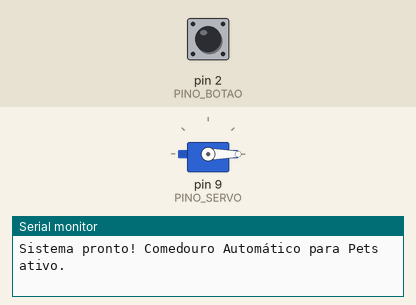
Bench run of a sketch on a simulated Arduino Uno, built with avr-gcc and run on an emulated ATmega328P. Parts: servo, the last lines printed to the serial monitor. The inputs (shaded band) are chosen by the test bench; at power-on: pin 2 (PINO_BOTAO) HIGH. The local clock reads 2024-03-15 10:24:30 at power-on unless the sketch sets it.

Above: at 1.2 s.
1.3 s: pin 2 (PINO_BOTAO) pulled LOW for 3.2 s
At 2.2 s:
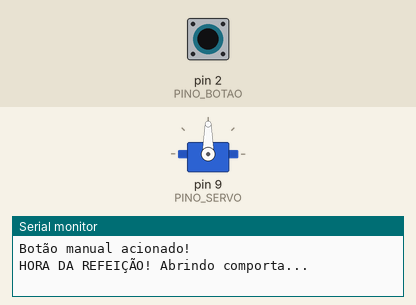
Timing chart, 0 to 5.7 s (numbered marks = the images above; inputs shaded):
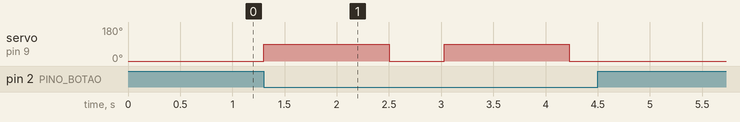

Measured:
- after the input at 1.3 s, servo on pin 9 (PINO_SERVO): alternates 90° for 1.2 s and 0° for 0.53 s, 4 changes in all, then stays 0°, starting at once

The sketch:

p50_comedouro_automatico_para_pets.ino
```cpp
/*
 * Projeto 50: Comedouro Automático para Pets
 * O que faz: Abre a comporta (Servo SG90) nos horários programados no RTC DS3231 ou pelo botão manual.
 * Ligações: D2 (Botão Manual), D9 (Servo SG90), A4 (RTC SDA), A5 (RTC SCL)
 * Bibliotecas: Wire, RTClib, Servo
 * Material: 80 Projetos Arduino
 */

#include <Wire.h>
#include <RTClib.h>
#include <Servo.h>

const byte PINO_BOTAO = 2;    // Botão de dose manual imediata
const byte PINO_SERVO = 9;    // Servo motor da comporta de ração
const byte PINO_I2C_SDA = A4; // RTC SDA
const byte PINO_I2C_SCL = A5; // RTC SCL

const int HORA_REFEICAO_1 = 8;           // AJUSTE AQUI: hora da refeição (0 a 23)
const int MINUTO_REFEICAO_1 = 0;         // AJUSTE AQUI: minuto da refeição (0 a 59)
const unsigned int TEMPO_PORCAO_MS = 1200; // AJUSTE AQUI: tempo que a comporta fica aberta (ms)

RTC_DS3231 rtc;
Servo comporta;

int ultimoMinutoServido = -1;
unsigned long ultimoLogMs = 0;

void servirPorcao() {
  Serial.println(F("HORA DA REFEIÇÃO! Abrindo comporta..."));
  comporta.write(90); // Abre a comporta
  delay(TEMPO_PORCAO_MS);
  comporta.write(0);  // Fecha a comporta
  Serial.println(F("Comporta fechada. Porção servida com sucesso!"));
}

void setup() {
  Serial.begin(9600);
  (void)PINO_I2C_SDA;
  (void)PINO_I2C_SCL;

  pinMode(PINO_BOTAO, INPUT_PULLUP);
  comporta.attach(PINO_SERVO);
  comporta.write(0); // Começa fechada

  if (rtc.begin() && rtc.lostPower()) {
    rtc.adjust(DateTime(F(__DATE__), F(__TIME__)));
  }

  Serial.println(F("Sistema pronto! Comedouro Automático para Pets ativo."));
}

void loop() {
  if (digitalRead(PINO_BOTAO) == LOW) {
    Serial.println(F("Botão manual acionado!"));
    servirPorcao();
    delay(500);
  }

  DateTime agora = rtc.now();

  if (agora.hour() == HORA_REFEICAO_1 && agora.minute() == MINUTO_REFEICAO_1 && agora.minute() != ultimoMinutoServido) {
    ultimoMinutoServido = agora.minute();
    servirPorcao();
  }

  if (agora.minute() != MINUTO_REFEICAO_1) {
    ultimoMinutoServido = -1;
  }

  if (millis() - ultimoLogMs >= 2000) {
    ultimoLogMs = millis();
    Serial.print(F("Hora atual: "));
    Serial.print(agora.hour());
    Serial.print(':');
    if (agora.minute() < 10) Serial.print('0');
    Serial.print(agora.minute());
    Serial.print(':');
    if (agora.second() < 10) Serial.print('0');
    Serial.println(agora.second());
  }
}
```
